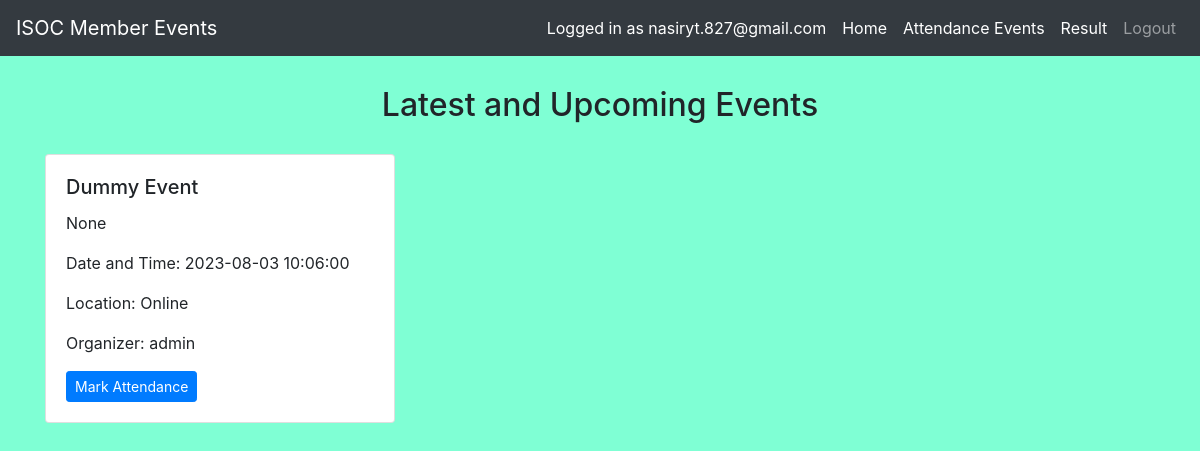
Screenshot of /home.php (signed in) with the database file from the repository.
### tables this page shows
CREATE TABLE `events` (
  `EventID` int(11) NOT NULL,
  `Title` varchar(100) NOT NULL,
  `Description` text NOT NULL,
  `DateTime` datetime NOT NULL,
  `Location` varchar(20) NOT NULL,
  `Organizer` int(11) NOT NULL
);

### home.php (the view, shortened to what this page needs)
<?php
include 'config.php';
$event_query = "SELECT Events.*, Admins.username AS OrganizerName FROM Events
                INNER JOIN Admins ON Events.Organizer = Admins.id";
$result = mysqli_query($conn, $event_query);
$events = mysqli_fetch_all($result, MYSQLI_ASSOC);
?>
<!DOCTYPE html>
<html>
<head>
    <link rel="stylesheet" href="https://stackpath.bootstrapcdn.com/bootstrap/4.5.2/css/bootstrap.min.css">
</head>
<body>
    <?php include('navbar.php'); ?>
    <div class="container">
        <h2 class="text-center">Latest and Upcoming Events</h2>
        <div class="row">
            <?php foreach ($events as $event) { ?>
                <div class="col-md-4">
                    <div class="card">
                        <div class="card-body">
                            <h5 class="card-title"><?php echo $event['Title']; ?></h5>
                            <p class="card-text"><?php echo $event['Description']; ?></p>
                            <p class="card-text">Date and Time: <?php echo $event['DateTime']; ?></p>
                            <p class="card-text">Location: <?php echo $event['Location']; ?></p>
                            <p class="card-text">Organizer: <?php echo $event['OrganizerName']; ?></p>
                            <form action="<?php echo $_SERVER['PHP_SELF']; ?>" method="post">
                                <button type="submit" class="btn btn-primary btn-sm">Mark Attendance</button>
                            </form>
                        </div>
                    </div>
                </div>
            <?php } ?>
        </div>
    </div>
</body>
</html>

### home.php (style rules this page uses)
body { background-color: aquamarine; }
h1, h2, h3, h4 { margin-top: 30px; margin-bottom: 30px; text-align: center; }

### rows the page displays
events: Title "Dummy Event", Description "None", DateTime "2023-08-03 10:06:00", Location "Online", Organizer.username "admin"

### other values shown
$_SESSION["email"] "nasiryt.827@gmail.com"
